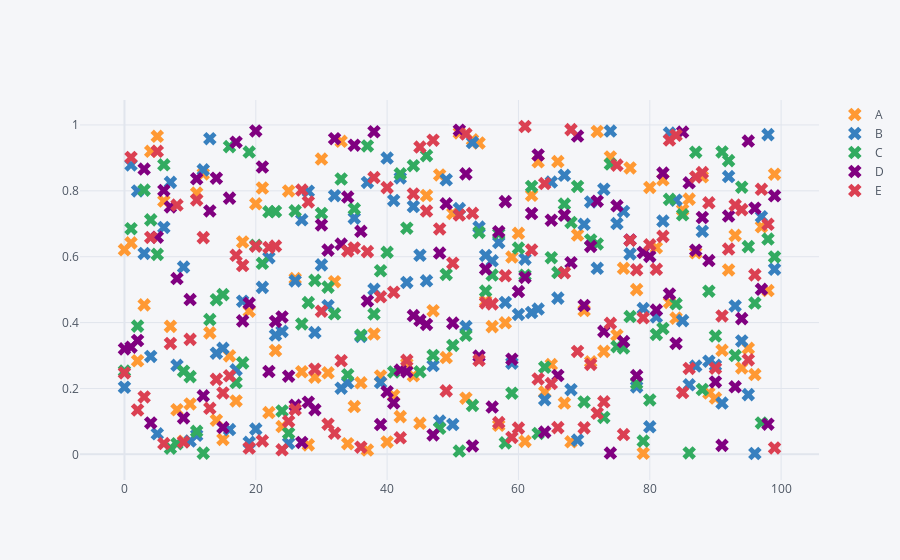

Write notebook code for a chart like this one.
### Code cell
print("What kind of plot you need.\n1.Complete data.\n2.Specify column plot\nEnter either 1 or 2 ")
cat=int(input())
main(cat)
